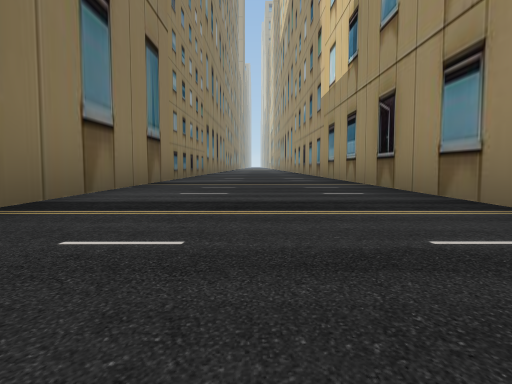
view 1 (above)

16 first-person views from a walk through a world built for the Gazebo simulator. The camera is 1.2 m above the floor, tilts 4° down and sees 70° across. The floor is counted in squares, 5 m on a side. Each view is taken from the middle of a square. On the plan, view 1 faces up. The plan holds only what a view shows up to about 9 squares ahead; the rest is blank. The place goes on beyond the plan.

view 2
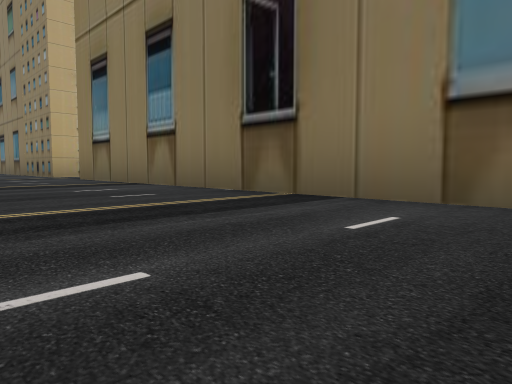

view 3
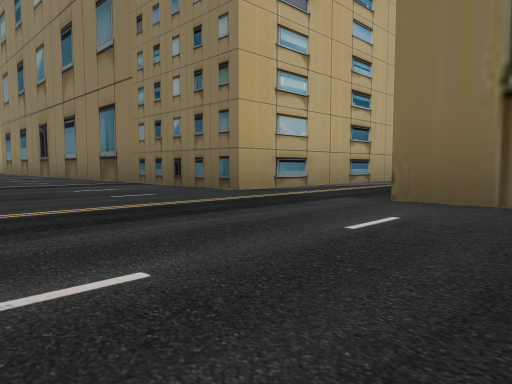

view 4
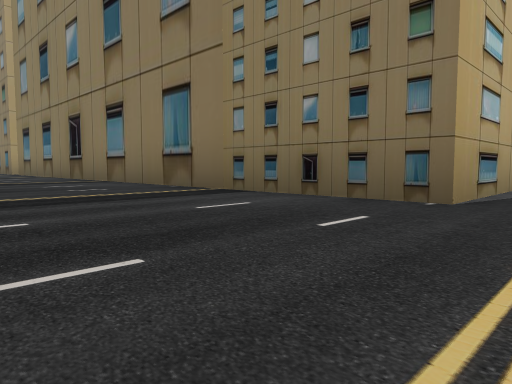

view 5
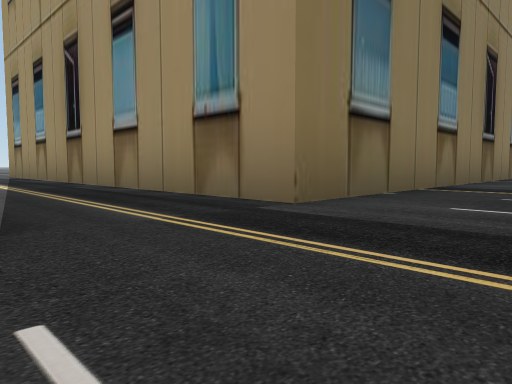

view 6
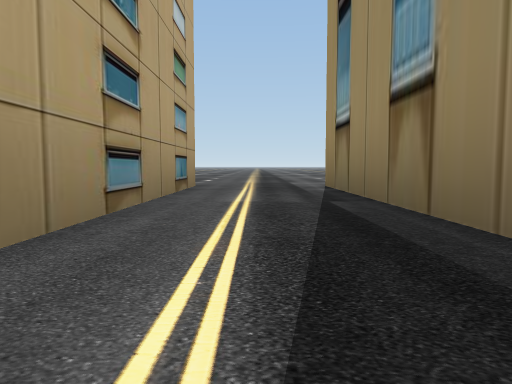

view 7
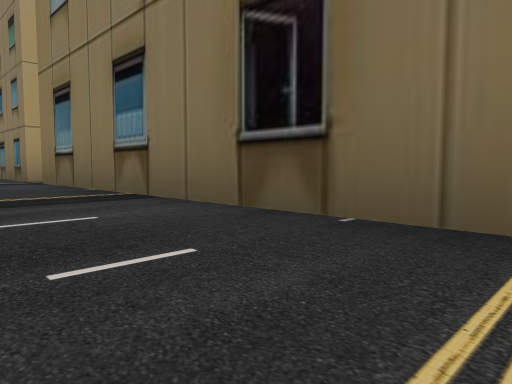

view 8
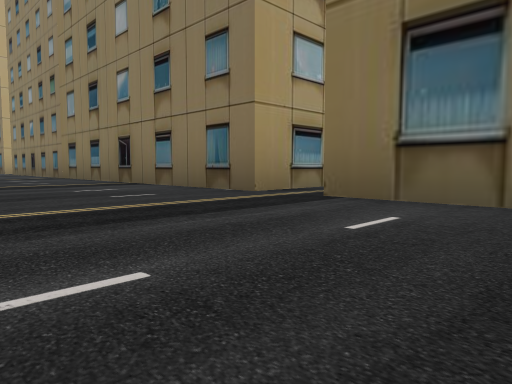

view 9
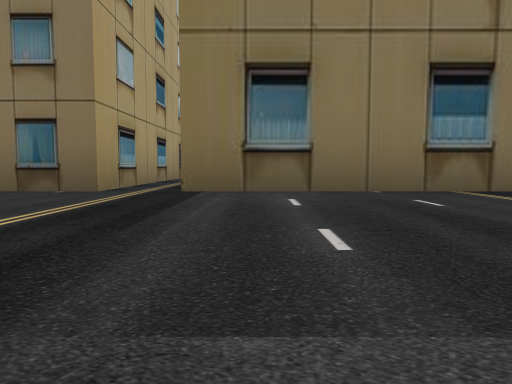

view 10
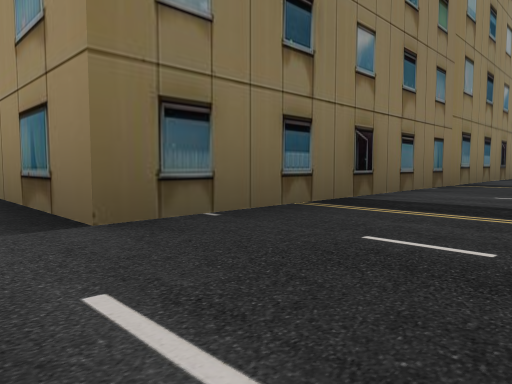

view 11
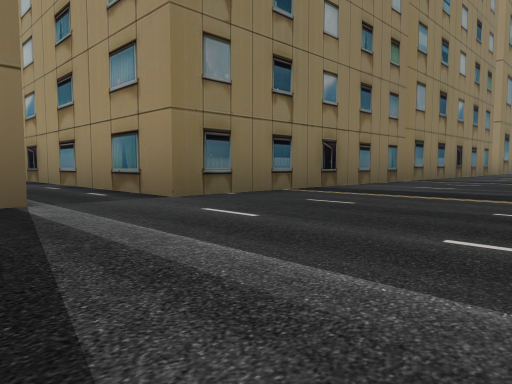

view 12
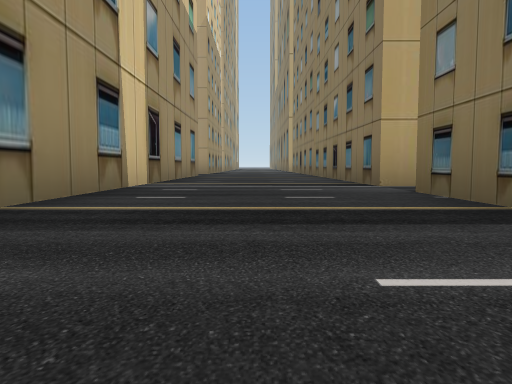

view 13
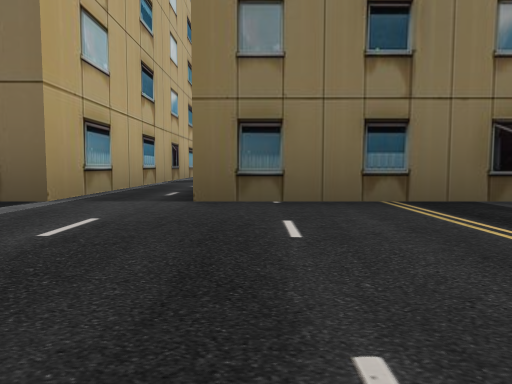

view 14
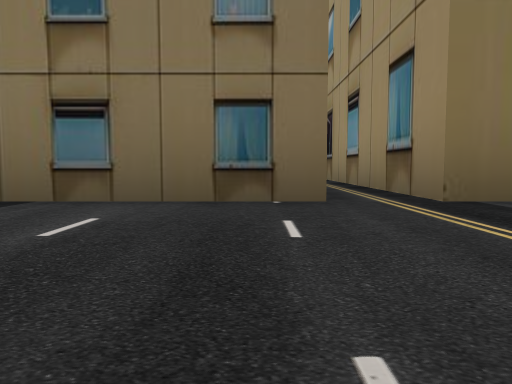

view 15
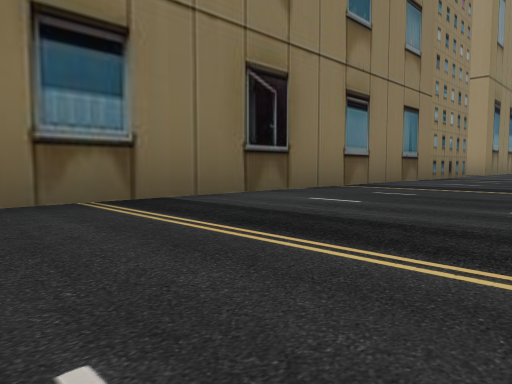

view 16
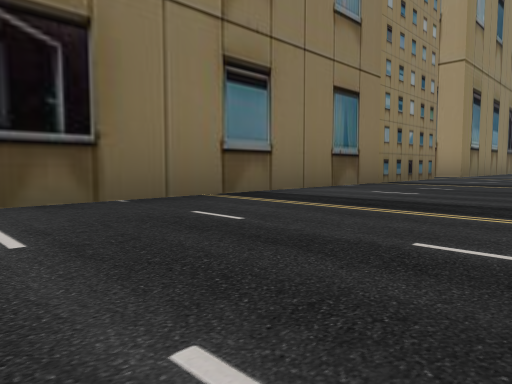

### Floor plan
Key: @ floor where view 1 was taken; # wall or solid block; . floor; B building.
Columns run from 11 left of view 1 to 2 right of it. Each row starts with its distance up from view 1.
  6          B...B
  5          B...B
  4          B...B
  3          B...B
  2          B...B
  1          B...
  0          B.@
 -1          B..
 -2          B...
 -3 ..BBBBBBBB...
 -4 .............
 -5 ..########...
 -6          #...
 -7          B...
 -8          B..
 -9          B...
-10          B...
-11          B...
-12          B...
-13          B...
-14          B...
-15      BBBBB....
-16       .......
-17       BBBB...
-18          B..
-19          B..
-20          B..
-21          B..
-22          B..
-23          B..
-24          B...
-25          B...B
-26      BBBBB...B
-27      ........B
-28     BBBBBB...B
-29          B...B

Positions as (right, up) in squares from view 1, and headings:
1: (0, 0), facing up
2: (1, 4), facing down-left
3: (1, -2), facing down-left
4: (1, -4), facing down-left
5: (0, -5), facing up-left
6: (-5, -4), facing left
7: (0, -10), facing down-left
8: (1, -14), facing down-left
9: (2, -15), facing left
10: (0, -27), facing up-left
11: (1, -28), facing up-left
12: (0, -23), facing down
13: (1, -26), facing left
14: (1, -17), facing left
15: (1, -14), facing up-left
16: (1, -12), facing up-left
